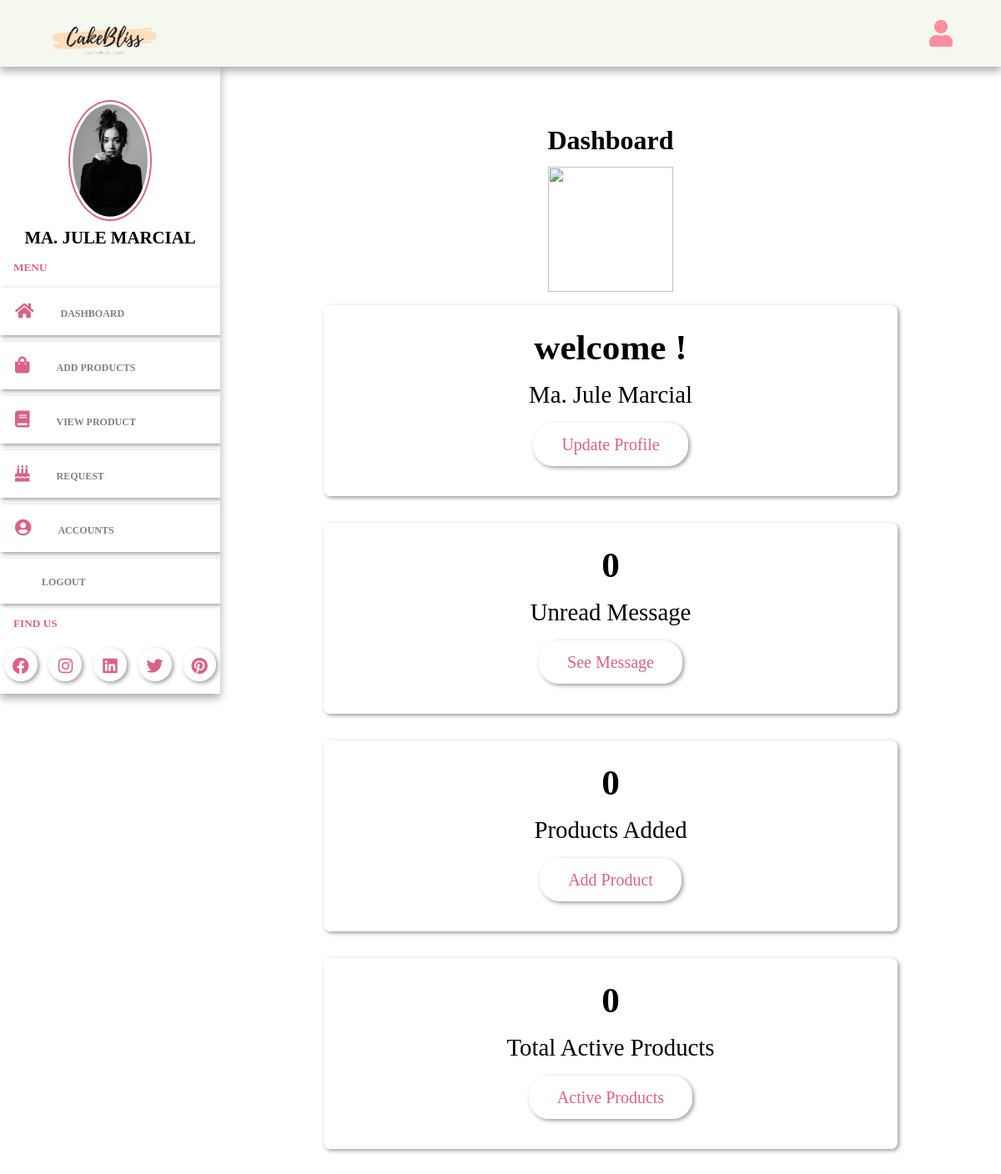
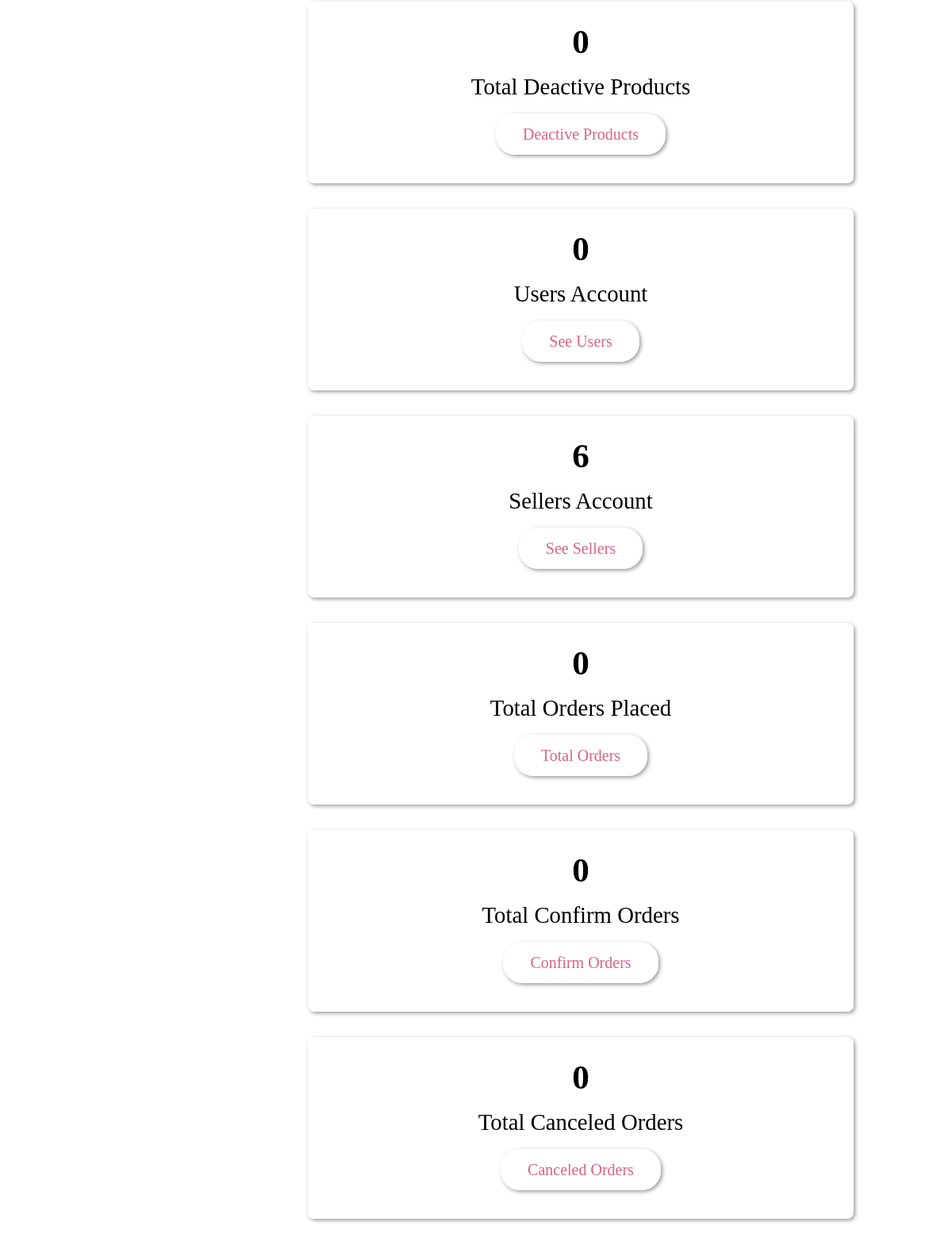
The app's page /admin/dashboard.php (signed in) with its own data (2 pictures, top to bottom).
### tables this page shows
CREATE TABLE `sellers` (
  `id` varchar(20) NOT NULL,
  `name` varchar(50) NOT NULL,
  `email` varchar(50) NOT NULL,
  `password` varchar(50) NOT NULL,
  `image` varchar(100) NOT NULL
);

### admin/dashboard.php (the view, shortened to what this page needs)
<?php
include '../components/connect.php';
if(isset($_COOKIE['seller_id'])) {
    $seller_id = $_COOKIE['seller_id'];
}else{
    $seller_id = '';
    header('location:login.php');
}
?>
<!DOCTYPE html>
<html>
<head>
    <link rel="stylesheet" type="text/css" href="../css/admin_style.css">
    <link rel="stylesheet" href="https://cdnjs.cloudflare.com/ajax/libs/font-awesome/5.15.3/css/all.min.css">
</head>
<body>
<div class="main-container">
    <?php include '../components/admin_header.php'; ?>
</div>
</div>
    <section class="dashboard">
    <div class="heading">
        <h1>dashboard</h1>
        <img src="../image/separator1.png">
    </div>
<div class="box-container">
    <div class="box">
        <h3>welcome !</h3>
        <p><?= $fetch_profile['name']; ?></p>
        <a href="update.php" class="btn">update profile</a>
</div>
    <div class="box">
        <?php
            $select_message = $conn->prepare("SELECT * FROM `message`");
            $select_message->execute();
            $number_of_msg = $select_message->rowCount();
        ?>
        <h3><?= $number_of_msg; ?></h3>
        <p>unread message</p>
        <a href="admin_message.php" class="btn">see message</a>
</div>
<div class="box">
        <?php
            $select_products = $conn->prepare("SELECT * FROM `products` WHERE seller_id =?");
            $select_products->execute([$seller_id]);
            $number_of_products = $select_products->rowCount();
        ?>
        <h3><?= $number_of_products; ?></h3>
        <p>products added</p>
        <a href="add_products.php" class="btn">add product</a>
</div>
<div class="box">
        <?php
            $select_active_products = $conn->prepare("SELECT * FROM `products` WHERE seller_id =? AND status =?");
            $select_active_products->execute([$seller_id, 'active']);
            $number_of_active_products = $select_active_products->rowCount();
        ?>
        <h3><?= $number_of_active_products; ?></h3>
        <p>total active products</p>
        <a href="view_product.php" class="btn">active products</a>
</div>
<div class="box">
        <?php
            $select_deactive_products = $conn->prepare("SELECT * FROM `products` WHERE seller_id =? AND status =?");
            $select_deactive_products->execute([$seller_id, 'deactive']);
            $number_of_deactive_products = $select_deactive_products->rowCount();
        ?>
        <h3><?= $number_of_deactive_products; ?></h3>
        <p>total deactive products</p>
        <a href="view_product.php" class="btn">deactive products</a>
</div>
<div class="box">
        <h3><?= $number_of_msg; ?></h3>
        <p>users account</p>
        <a href="user_accounts.php" class="btn">see users</a>
</div>
<div class="box">
        <?php
            $select_sellers = $conn->prepare("SELECT * FROM `sellers`");
            $select_sellers->execute();
            $number_of_sellers = $select_sellers->rowCount();
        ?>
        <h3><?= $number_of_sellers; ?></h3>
        <p>sellers account</p>
        <a href="user_accounts.php" class="btn">see sellers</a>
</div>
<div class="box">
        <?php
            $select_orders = $conn->prepare("SELECT * FROM `orders` WHERE seller_id = ?");
            $select_orders->execute([$seller_id]);
            $number_of_orders = $select_orders->rowCount();
        ?>
        <h3><?= $number_of_orders; ?></h3>
        <p>total orders placed</p>
        <a href="admin_order.php" class="btn">total orders</a>
</div>
<div class="box">
        <?php
            $select_confirm_orders = $conn->prepare("SELECT * FROM `orders` WHERE seller_id = ? AND status = ?");
            $select_confirm_orders->execute([$seller_id, 'in progress']);
            $number_of_confirm_orders = $select_confirm_orders->rowCount();
        ?>
        <h3><?= $number_of_confirm_orders; ?></h3>
        <p>total confirm orders </p>
        <a href="admin_order.php" class="btn">confirm orders</a>
</div>
<div class="box">
        <?php
            $select_canceled_orders = $conn->prepare("SELECT * FROM `orders` WHERE seller_id = ? AND status = ?");
            $select_canceled_orders->execute([$seller_id, 'canceled']);
            $number_of_canceled_orders = $select_canceled_orders->rowCount();
        ?>
        <h3><?= $number_of_canceled_orders; ?></h3>
        <p>total canceled orders </p>
        <a href="admin_order.php" class="btn">canceled orders</a>
    </div>
</div>
</section>
</div>
</body>
</html>

### components/admin_header.php (shortened to what this page needs)
<header>
    <div class="logo">
        <img src="../image/logo-removebg-preview.png" width="150">
</div>
<div class ="right">
    <div class="fa fa-user" id="user-btn"></div>
</div>
    </header>
<div class="sidebar-container">
        <div class="sidebar">
        <?php
    $select_profile = $conn->prepare("SELECT * FROM sellers WHERE id = ?");
    $select_profile->execute([$seller_id]);
    if ($select_profile->rowCount() > 0) {
        $fetch_profile = $select_profile->fetch(PDO::FETCH_ASSOC);
    ?>
    <div class="profile">
        <img src="../uploaded_files/<?= $fetch_profile['image'];?>"class="logo-img" width="100">
        <p><?= $fetch_profile['name']; ?></p>
    </div>
    <?php } ?>
    <h5>menu</h5>
    <div class="navbar">
    <ul>
        <li> <a href="dashboard.php"><i class="fa fa-home" aria-hidden="true"></i>dashboard</a></li>
        <li> <a href="add_products.php"><i class="fa fa-shopping-bag" aria-hidden="true"></i>add products</a></li>
        <li> <a href="view_product.php"><i class="fa fa-book" aria-hidden="true"></i>view product</a></li>
        <li> <a href="customized.php"><i class="fa fa-birthday-cake" aria-hidden="true"></i></i>request</a></li>
        <li> <a href="user_accounts.php"><i class="fa fa-user-circle" aria-hidden="true"></i>accounts</a></li>
        <li><a href="login.php" onclick="return confirm('Logout from this website?');">
        <i class="fa fa-sign-out" aria-hidden="true"></i>Logout</a>
</ul>
</div>
<h5>find us</h5>
<div class="social-links">
    <i class="fab fa-facebook"></i>
    <i class="fab fa-instagram"></i>
    <i class="fab fa-linkedin"></i>
    <i class="fab fa-twitter"></i>
    <i class="fab fa-pinterest"></i>
    </div>

### css/admin_style.css (style rules this page uses)
* { margin: 0; padding: 0; box-sizing: border-box; outline: none; border: none; text-decoration: none; list-style: none; }
:root { --space: 2rem; --main-color: #da6285; --pink-color: #ff8e9d; --pink-opacity: #ffe6e9; --white-alpha-40: rgba(255, 255, 255, 0.40); --white-alpha-25: rgba(255, 255, 255, 0.25); --backdrop-filter: blur(5px); --box-shadow: 2px 2px 5px rgba(0, 0, 0, 0.40); }
body { background-image: url('../image/bg.jpg'); background-position: center; }
html { scroll-behavior:smooth; }
.btn { background-color:var(--white-alpha-25); border: 2px solid var(--white-alpha-40); backdrop-filter:var(--backdrop-filter); box-shadow: var(--box-shadow); text-transform: capitalize; color:var(--main-color); padding: .8rem 2rem; border-radius: 1.5rem; font-size: 20px; cursor: pointer; position: relative; text-align: center; }
.btn::before { position: absolute; content: ''; top: 0; left: 0; height: 100%; width: 0; border-radius: 30px; background-color: var(--main-color); z-index: -1; transition: width 0.3s ease; }
.box-container { display:grid; grid-template-columns: repeat(auto-fit, minmax(30rem, 1/fr)); align-items: center; }
.box-container .box { background-color:var(--white-alpha-25); border: 2px solid var(--white-alpha-40); backdrop-filter:var(--backdrop-filter); box-shadow: var(--box-shadow); margin: 1rem; border-radius: .5rem; }
.heading { text-align: center; line-height: 1.5; }
.heading h1 { font-size: 2rem; text-transform: capitalize; }
.heading img { margin-top: .5rem; width: 150px!important; }
section, .post-editor { width: 75vw; min-height: 100vh; padding: 4%; margin: 8% 5%; margin-bottom: 2%; }
header { position: fixed; left: 0; top: 0; right: 0; height: 80px; z-index: 151; box-shadow: 0px 5px 10px 0px #aaa; padding: 0 50px; background-color: #F4F8EE; display: flex; justify-content: space-between; align-items: center; }
header .right { display: flex; }
#user-btn, .toggle-btn { font-size: 2rem; padding: .5rem; color: var(--pink-color); cursor: pointer; transition: .6s; }
.main-container { display: flex; }
.sidebar { background-color: var(--white-alpha-25); backdrop-filter: var(--backdrop-filter); padding-top: 3rem; width: 22vw; height: 100vh; position: sticky; --offset: var(--space); top: var(--offset); box-shadow: 0px 5px 10px 0px #aaa; overflow: auto; z-index: 1; }
.sidebar h5 { text-transform: uppercase; color: var(--main-color); padding: .5rem 1rem; margin: .5rem 0; }
.profile { margin: .5rem auto; display: flex; flex-direction: column; align-items: center; justify-content: center; }
.sidebar .profile { margin-top: 2.5rem; }
.profile .logo-img { border-radius: 50%; padding: .2rem; border: 2px solid var(--main-color); }
.sidebar .profile p { margin-top: .5rem; text-transform: uppercase; font-weight: bolder; color: #000; font-size: 1.3rem; }
.sidebar ul li { padding: 1rem; background-color:var(--white-alpha-25); border: 2px solid var(--white-alpha-40); backdrop-filter:var(--backdrop-filter); box-shadow: var(--box-shadow); position: relative; transition: .5s; margin: .5rem 0; }
.sidebar ul li::before { position: absolute; content: ''; left: 0; top: 0; height: 0%; width: 5px; background-color: var(--main-color); z-index: 2; transition: all 200ms linear; }
.sidebar ul li i { color: var(--main-color); font-size: 20px; margin-right: 2rem; }
.sidebar ul li a { text-transform: uppercase; color: gray; font-size: 12px; font-weight: bold; }
.social-links { margin-bottom: 2rem; }
.social-links i { background-color: var(--white-alpha-25); border: 2px solid var(--white-alpha-40); backdrop-filter: var(--backdrop-filter); box-shadow: var(--box-shadow); cursor: pointer; margin: .3rem; width: 40px; height: 40px; line-height: 40px; text-align: center; font-size: 20px; transition: .5s; border-radius: 50%; color: var(--main-color); }
.dashboard .box-container .box { text-align: center; border-radius: .5rem; padding: 1.5rem; padding-bottom: 3rem; }
.dashboard .box-container .box h3 { font-size: 2.7rem; margin-bottom: -1rem; }
.dashboard .box-container .box p { padding: 1rem; font-size: 1.8rem; text-transform: capitalize; margin: 1rem 0; }

### records on screen
sellers: image (picture), name "MA. JULE MARCIAL", name "Ma. Jule Marcial"

### other values on screen
$number_of_msg "0"
$number_of_products "0"
$number_of_active_products "0"
$number_of_deactive_products "0"
$number_of_sellers "6"
$number_of_orders "0"
$number_of_confirm_orders "0"
$number_of_canceled_orders "0"
